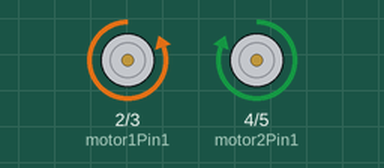
Recording of a sketch running on a simulated Arduino Uno, built with avr-gcc and run on an emulated ATmega328P. Shown: motor-driver pin pairs drawn as motors (green arrow = first pin HIGH = forward, orange = second pin HIGH = backward, longer = more drive). At 5.0 s the program stops and its outputs stay as they are.

Above: at 0.1 s.
At 5.1 s:
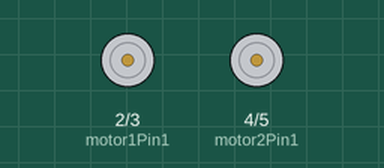
Timing chart, 0 to 6.5 s (numbered marks = the images above):
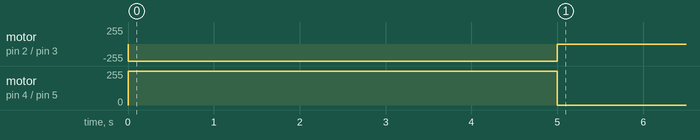

The sketch:

motorCode.ino
```cpp
// Motor control pins
const int motor1Pin1 = 2;  // Motor 1 control pin 1
const int motor1Pin2 = 3;  // Motor 1 control pin 2
const int motor2Pin1 = 4;  // Motor 2 control pin 1
const int motor2Pin2 = 5;  // Motor 2 control pin 2

void setup() {
  // Initialize motor control pins as outputs
  pinMode(motor1Pin1, OUTPUT);
  pinMode(motor1Pin2, OUTPUT);
  pinMode(motor2Pin1, OUTPUT);
  pinMode(motor2Pin2, OUTPUT);

  // Motor 1 backward
  digitalWrite(motor1Pin1, LOW);
  digitalWrite(motor1Pin2, HIGH);

  // Motor 2 backward
  digitalWrite(motor2Pin1, HIGH);
  digitalWrite(motor2Pin2, LOW);

}

void loop() {
  delay(5000); // Wait 5 seconds

  // STOP both motors
  digitalWrite(motor1Pin1, LOW);
  digitalWrite(motor1Pin2, LOW);
  digitalWrite(motor2Pin1, LOW);
  digitalWrite(motor2Pin2, LOW);

  while(1); // Freeze program
}
```

Measured:
- by itself, motor on pin 2 (motor1Pin1) / pin 3 (motor1Pin2): stopped → backward 255/255 at 0.00 s, → stopped 5.0 s later
- by itself, motor on pin 4 (motor2Pin1) / pin 5 (motor2Pin2): stopped → forward 255/255 at 0.00 s, → stopped 5.0 s later
